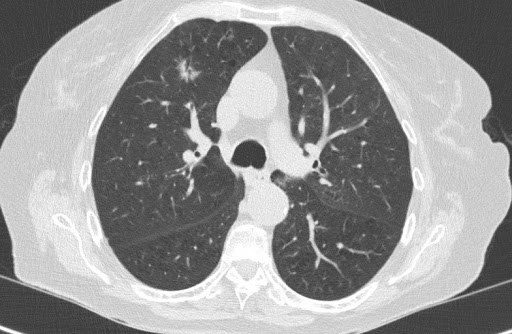
#> input picture Chapter 03. Edge detection/images/medical_3.jpg, 512 x 334 px
$ jupyter execute --allow-errors '3.2 Operators based on second derivative & Canny algorithm.ipynb'   (older library calls are emulated)
#> lines starting #> are read from the running program, lines starting #| are printed output that depends on the picture
# 3.2 Operators based on second derivative

In the previous notebooks we saw how to detect edges by looking at the gradient  image (first-derivative), but it is also possible to do that by analyzing the output of operators based on the second-derivative!

As you may remember, first derivative operators try to detect edges by looking for high magnitude values of such derivatives. The figure below shows a one-dimensional continuous function $f(x)$ in (a) and its first derivative in (b), where we can see that the point corresponding to the highest intensity difference reaches a maximum value:

<center><br /><br /></center>

The third figure (c) shows its second derivative, so we can check how such a value corresponds to... **a zero crossing!** That is, a second derivative yields a zero-crossing at points where the gradient presents a maximum, so we could detect edges looking for those crossings.

Unfortunately, things get a little tricky when moving to a 2D space (like images). Why? because depending on the orientation of the edge, this zero-crossing may go almost unnoticed (see, for example, d):

<center><br /><br /></center>

In this notebook we are going two explore two methods that face such issue and detect edges using the second derivative. These are:

- **Laplacian operator** (<a href="#321">Section 3.2.1</a>)
- **LoG operator** (<a href="#322">Section 3.2.2</a>)

Additionally, we will also take a look at a widely used algorithm that is a combination of different techniques: the **Canny algorithm** (<a href="#323">Section 3.2.3</a>).

## Problem context - Edge detection for medical images

Unfortunately, you were not accepted (yet!) by the researching team at *Hospital Clínico* because the obtained results in the previous notebook were not as good as expected. Anyway, they have shown you the algorithms that they are currently using so you can learn for future opportunities. Let's have a look!

<center></center>

[cell 1]
import numpy as np
from scipy import signal
import cv2
import matplotlib.pyplot as plt
import matplotlib
from ipywidgets import interact, fixed, widgets
from mpl_toolkits.mplot3d import Axes3D

matplotlib.rcParams['figure.figsize'] = (15.0, 15.0)

images_path = './images/'

## 3.2.1 Laplacian operator <a id=321></a>

To face the previously posed issue about unnoticed edges due to the derivate orientation, the idea behind the Laplacian operator is to combine second derivatives in perpendicular directions. Thus, it is defined as:

$$
\nabla^2 f(i,j) =
\frac{\partial^2}{\partial x^2}f(i,j) +
\frac{\partial^2}{\partial y^2}f(i,j)
$$

Note that, by definition, **it returns a scalar**, not a vector as in the gradient case. Indeed, the Laplacian is the trace of the *Hessian matrix*, which fully characterizes the second derivative of a function:

$$
H(f) =
\begin{bmatrix}
\frac{\partial f^2}{\partial x^2} & \frac{\partial}{\partial x}\frac{\partial f}{\partial y} \\
\frac{\partial f}{\partial y}\frac{\partial f}{\partial x} & \frac{\partial f^2}{\partial y^2}
\end{bmatrix}
$$

Compared with the first derivative-based edge detectors such as the Sobel operator, the Laplacian operator have a number of advantages:

- it is a linear operator,
- invariant to image orientation, and
- precise when localizing edges.

### Implementation
Now that we know the theory, let's have a look at how the Laplacian operator is implemented:

1. We start by considering first derivatives (OpenCV uses Sobel, but any alternative is valid): $\\[5pt]$

$$\frac{\partial f(x,y)}{\partial x} = f_x(x,y) \approx G_R(i,j) = f(i+1,j) - f(i,j) \\[5pt]$$

$$\frac{\partial f(x,y)}{\partial y} = f_x(x,y) \approx G_C(i,j) = f(i,j+1) - f(i,j) \\[5pt]$$

2. Then, take second derivatives using the previous definitions:

$$g = \frac{\partial f^2}{\partial x^2} = f_{xx}(x,y) \approx G_R(i,j) - G_R(i-1,j) = f(i+1,j) - 2f(i,j) + f(i-1,j) \\[5pt]$$

$$h = \frac{\partial f^2}{\partial y^2} = f_{yy}(x,y) \approx G_C(i,j) - G_C(i-1,j) = f(i,j+1) - 2f(i,j) + f(i,j-1) \\[10pt]$$

3. Finally, implement it as a convolution with a certain kernel, so $L[F(i,j)] = F(i,j) \otimes L(i,j)$. This would lead to the operation $L[F(i,j)] = (F(i,j) \otimes g) + (F(i,j) \otimes h)$, but thanks to the distributive property of convolution:$\\[10pt]$
$$\underbrace{f \otimes (g + h)}_{\text{One convolution}}
=
\underbrace{(f \otimes g) + (f \otimes h)}_{\text{Two convolutions}}\\[10pt]$$
We can obtain a kernel that carries out both convolutions at once!:

<div style="margin: 0 auto; text-align: center; display: table;">
<div>
    <p><center>g</center></p>
    <table style = "display: table-cell; vertical-align: middle;">
	<tbody>
		<tr>
			<td style="border: 1px solid;">0</td>
			<td style="border: 1px solid;">0</td>
			<td style="border: 1px solid;">0</td>
		</tr>
		<tr>
			<td style="border: 1px solid;">1</td>
			<td style="border: 1px solid;" bgcolor="#81F7F3">-2</td>
			<td style="border: 1px solid;">1</td>
		</tr>
		<tr>
			<td style="border: 1px solid;">0</td>
			<td style="border: 1px solid;">0</td>
			<td style="border: 1px solid;">0</td>
		</tr>
	</tbody>
    </table>
</div>

<div style = "padding: 10px; display: table-cell; vertical-align: middle;"> $+$ </div>
<div>
    <p><center>h</center></p>
    <table style = "display: table-cell; vertical-align: middle;">
    <tbody>
        <tr>
            <td style="border: 1px solid;">0</td>
            <td style="border: 1px solid;">1</td>
            <td style="border: 1px solid;">0</td>
        </tr>
        <tr>
            <td style="border: 1px solid;">0</td>
            <td style="border: 1px solid;" bgcolor="#81F7F3">-2</td>
            <td style="border: 1px solid;">0</td>
        </tr>
        <tr>
            <td style="border: 1px solid;">0</td>
            <td style="border: 1px solid;">1</td>
            <td style="border: 1px solid;">0</td>
        </tr>
    </tbody>
    </table>
</div>

<div style = "padding: 10px; display: table-cell; vertical-align: middle;"> = </div>
<div>
    <p><center>g+h=L</center></p>
    <table style = "display: table-cell; vertical-align: middle;">
	<tbody>
		<tr>
			<td style="border: 1px solid;">0</td>
			<td style="border: 1px solid;">1</td>
			<td style="border: 1px solid;">0</td>
		</tr>
		<tr>
			<td style="border: 1px solid;">1</td>
			<td style="border: 1px solid;" bgcolor="#81F7F3">-4</td>
			<td style="border: 1px solid;">1</td>
		</tr>
		<tr>
			<td style="border: 1px solid;">0</td>
			<td style="border: 1px solid;">1</td>
			<td style="border: 1px solid;">0</td>
		</tr>
	</tbody>
    </table>
</div>

</div>

### Zero-crossing

Note that the result of applying the Laplacian operator is not directly an edges image, but a second-derivative image. Recall that in the case of operators based on the first derivative we had to combine the two images returned by the gradient operator, and then apply a threshold to select edges. In this case, **it is needed an algorithm to detect zero-crossings** in the second-derivative (Laplacian) image in order to return a binary image of edges.

An example of a simple zero-crossing algorithm could be:

1. Select a small positive number $th$ (threshold).
2. A pixel is labelled as an edge if in the Laplacian image:
    - its value is smaller than $-th$ and at least one of its neighbours is bigger that $th$, or
    - its value is bigger than $th$ and at least one of its neighbours is smaller than $-th$.

**Advantages:**
- Zero crossing produces a closed (or almost closed) contour, and
- it provides edges of 1-pixel width!

**Limitations**
- Unfortunately, the Laplacian operator is very sensitive to noise, resulting in a poor edge detection. Solution: If the image is blurred using a Gaussian filter before applying the Laplace operator, we can partially solve the noise problem. If this is done, the resultant o is called **LoG (Laplacian of Gaussian)**.

## 3.2.2 LoG operator <a id=322></a>

So, the LoG operator first smoothes the image, and then applies the Laplacian operator (or viceversa, it's conmutative!). Considering the convolution properties:

$$
\nabla^2[f(x,y)\otimes g_\sigma(x,y)]
=
f(x,y) \otimes \nabla^2[g_\sigma(x,y)]
= f(x,y) \otimes LoG_\sigma(x,y)
$$

LoG is an isotropic operator, that is, it keeps radial symmetry. In this way, it is assumed that the covariance in both image dimensions is the same! Mathematically it is expressed as:

$$LoG_\sigma (x,y) =
\frac{1}{\pi \sigma^4}
\left[ \frac{x^2+y^2}{2 \sigma^2} -1 \right] \exp^{-\frac{x^2+y^2}{2 \sigma^2}}
=
\frac{1}{\pi \sigma^4}
\left[ \frac{r^2}{2 \sigma^2} -1 \right] \exp^{-\frac{r^2}{2 \sigma^2}}
= LoG_\sigma(r^2)
$$

**Let's print the LoG operator!**

[cell 2]
# Gauss filter
v = np.arange(-5,5,0.1)
X, Y = np.meshgrid(v,v)
covar = np.array([[2, 0],[0, 2]]) ## Assuming no correlation between X and Y
gauss_filter = np.exp(-0.5*(X**2/covar[0][0]+Y**2/covar[1][1]))

# Laplace filter
laplace_filter = np.array(([[0,1,0],[1,-4,1],[0,1,0]]), dtype="float")

# LoG operator
LoG = cv2.filter2D(gauss_filter, -1, laplace_filter)

# Plot it!
fig = plt.figure()
ax = plt.axes(projection='3d')
ax.plot_surface(X,Y,LoG,cmap='summer', edgecolor='none');
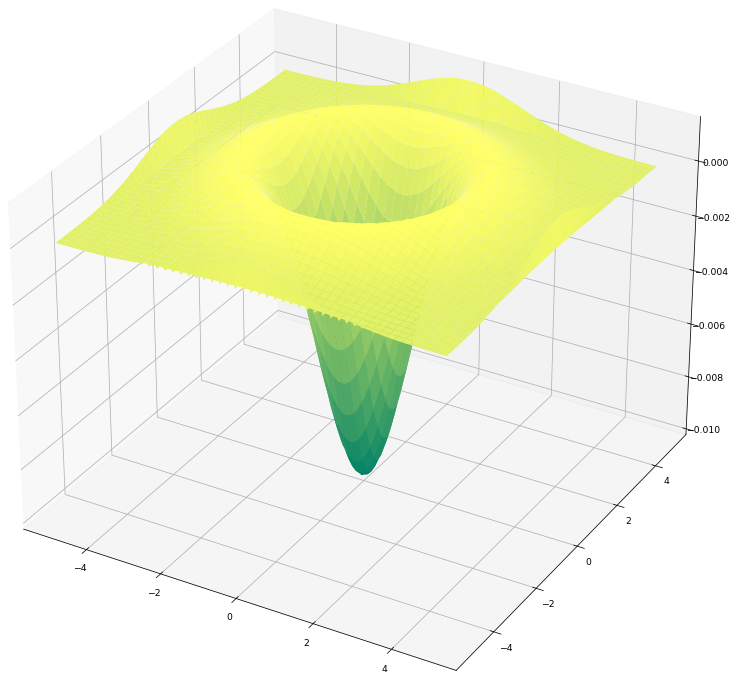
#> figure drawn by matplotlib, 1 panel

As a side note, the LoG operator is not separable. However, it can be implemented as **DoG (Difference of Gaussians)**, a sum of separable operators, reducing its complexity from $O(N^2)$ to $O(4N)$. The DoG is defined as:

$$
DoG_{\sigma_1\sigma_2}(x,y) =
g_{\sigma_1}(x,y) - g_{\sigma_2}(x,y) =
g_{\sigma_1}(x)g_{\sigma_1}(y) - g_{\sigma_2}(x) g_{\sigma_2}(y)
$$

Giving the ratio $\sigma_1 / \sigma_2 = 1.6$ the best approximation of LoG. This complexity reduction approach is employed, for example, in the popular SIFT keypoint detector, as we will see in following notebooks.

### Limitations

- It is computationally costly,
- it doesn't provide any information about edge orientations,
- the output contains negative and non-integer values, so for display purposes the image should be normalized to the range 0-255,
- it is needed a zero-crossing method, and
- it tends to round object corners (more heavily as $\sigma$ grows).

### Experiencing Laplacian and LoG operators

Now that we are almost experts in the Laplacian and LoG operators, let's play a bit with them!

### **<span style="color:green"><b><i>ASSIGNMENT 1a: Applying Gaussian smoothing</i></b></span>**

First, complete the function `gaussian_smoothing()` that:
1. blurs an image using a Gaussian filter, then
2. normalizes it to leverage the full range of values $[0, \dots, 255]$ (this is just a way to process the image in order to increase its contrast), and
3. finally returns the resulting image.

Interesting functions:
- For normalization you can use [`cv2.normalize()`](https://docs.opencv.org/3.4/d2/de8/group__core__array.html#ga87eef7ee3970f86906d69a92cbf064bd).

[cell 3]
# ASSIGNMENT 1a
# Implement a function that blurres an input image using a Gaussian filter and then normalizes it.
def gaussian_smoothing(image, sigma, w_kernel):
    """ Blur and normalize input image.

        Args:
            image: Input image to be binarized
            sigma: Standard deviation of the Gaussian distribution
            w_kernel: Kernel aperture size

        Returns:
            smoothed_norm: Blurred image
    """
    # Write your code here!

    # Define 1D kernel
    s=sigma
    w=w_kernel
    kernel_1D = np.array([1/(s * np.sqrt(2*np.pi)) * np.exp(-z**2 / (2*s**2)) for z in range(-w,w+1)])

    # Apply distributive property of convolution
    vertical_kernel = kernel_1D.reshape(2*w+1,1)
    horizontal_kernel = kernel_1D.reshape(1,2*w+1)
    gaussian_kernel_2D = signal.convolve2d(vertical_kernel, horizontal_kernel)

    # Blur image
    smoothed_img = cv2.filter2D(image,cv2.CV_8U,gaussian_kernel_2D)

    # Normalize to [0 254] values
    smoothed_norm = np.array(image.shape)
    smoothed_norm = cv2.normalize(smoothed_img, None, 0, 255, cv2.NORM_MINMAX) # Leave the second argument as None

    return smoothed_norm

### **<span style="color:green"><b><i>ASSIGNMENT 1b: Detecting edges with Laplacian and LoG</i></b></span>**

Now, we are going to see the differences between the Laplacian and LoG operators. For that complete the `laplace_testing()` function which:

1. applies the Laplacian operator to the input image and
2. to a blurred version of the input image (use the previously implemented function `gaussian_smoothing()` to smooth it). Notice that applying the Laplacian operator after smoothing the image is equivalent to applying the LoG operator.
3. Finally displays both images along with the original one in a 1x3 plot.

This function uses as inputs:
- an image to be processed,
- the size of the Laplacian filter (should be odd), and
- the parameters of the Gaussian filter.

Note that it would possible to reduce the computation time by precomputing LoG (as commented above). This is convolving the Laplacian and Gaussian filters instead of applying them separately.

Interesting functions:
- OpenCV defines the Laplace operator as [cv2.Laplacian()](https://docs.opencv.org/3.4/d5/db5/tutorial_laplace_operator.html).

[cell 4]
# ASSIGNMENT 1b
# Implement a function that applies the Laplacian operator to the input image and to a blurred version of it.
# Display a 1x3 plot with the original image and the two resulting edge images.
# Inputs: image, size of the Laplacian kernel, sigma and size of the Gaussian kernel
def laplace_testing(image, size_Laplacian, sigma, w_gaussian):
    """ Apply Laplacian and Log operators to an image.

        Args:
            image: Input image to be binarized
            size_Laplacian: size of Laplacian kernel (odd)
            sigma: Standard deviation of the Gaussian distribution
            w_gaussian: Gaussian kernel aperture size
    """
    # Write your code here!

    # Blur image
    blurred_img = gaussian_smoothing(image, sigma, w_gaussian)

    # Apply Laplacian to the original image
    laplacian = cv2.Laplacian(image, cv2.CV_16S, ksize=size_Laplacian)

    # Aplay Laplacian to the blurred image
    laplacian_blurred = cv2.Laplacian(blurred_img, cv2.CV_16S, ksize=size_Laplacian)

    # Show initial image
    plt.subplot(131)
    plt.imshow(image, cmap='gray')
    plt.title('Original image')

    # Show laplacian
    plt.subplot(132)
    plt.imshow(laplacian, cmap='gray')
    plt.title('Laplacian without blurring')

    # Show LoG
    plt.subplot(133)
    plt.imshow(laplacian_blurred, cmap='gray')
    plt.title('Laplacian blurred (LoG)')

It is time to try this method to our medical images and play with interactive parameters.$\\[5pt]$

[cell 5]
# Read an image
image = cv2.imread(images_path + 'medical_3.jpg', 0)
#> image is the input picture: shape (334, 512); min 49, max 255, mean 151.1
#> the sliders are set to image = <module 'ipywidgets.fixed_' fr, size_Laplacian = 4, sigma = 2.0, w_gaussian = 2, threshold = 127

# Interact with the parameters!
#> (the rest of this cell did not finish here and is left out)

### <font color="blue"><b><i>Thinking about it (1)</i></b></font>

Now, **answer the following questions**:

- Could be the Laplacian applied without a previous blurring? Does this have any drawback?

    <p style="margin: 4px 0px 6px 5px; color:blue"><i>We can observe a lot of noise and artifacts in the "Laplacian without blurrin" figure, so I'd advise against using it without a previous blurring. It can be done, but it shouldn't.</i></p>

- Are the images obtained in the previous function *edge images*?

    <p style="margin: 4px 0px 0px 5px; color:blue"><i>Not quite, it's just the second derivative of the image.</i></p>

- If not, what would be needed for obtaining the edges from those images?

    <p style="margin: 4px 0px 0px 5px; color:blue"><i>We should find the zero-crossing to identify the edges.</i></p>

## 3.2.3 The Canny algorithm <a id=323></a>

The Canny edge detector<sup>[[1]](#cite1)</sup> is an algorithm that combines a number of techniques:
- the DroG operator,
- non-maxima suppression, and
- hysteresis.

It was designed to be a good detector, yield a good localization, and to provide a single response!

This algorithm consists of the following steps:

1. **Noise filtering and gradient image**. Apply the DroG operator to reduce noise and obtain a gradient image.$\\[5pt]$

2. **Non-maximum suppression**. This removes pixels that are not considered to be part of an edge. Typically, the gradient image obtained after using DroG presents thick edges. The idea is to keep only those pixels that are maximum within their neighborhood in the direction of the gradient, suppressing the rest of them. Hence, only thin lines (candidate edges) will remain. For that:

     - We consider 4 main directions or *angular sectors*: $[0,45]$, $[45,90]$, $[90,135]$, $[135,180]$. The gradient angle $\theta[i,j]$ is approximated by where it lays.
     - A 3x3 filter is moved over the gradient image $G[i,j]$ at each pixel, and it suppresses the edge strength of the center pixel (for example by setting its value to 0) if its magnitude is not greater than the magnitude of the two neighbors in the gradient direction. This way we have a single response at each edge.

<center></center>

3. **Hysteresis**: The final step, for which the Canny algorithm uses two thresholds (upper and lower) to determine edge pixels:

    - If the grey level of a candidate pixel of the gradient image is higher than the upper threshold, the pixel is accepted as an edge.
    - If the grey level of a candidate pixel of the gradient image is below the lower threshold, then it is rejected.
    - If the grey level of a candidate pixel of the gradient image is between the two thresholds, then it will be accepted only if it is connected to a pixel that is above the upper threshold and rejected otherwise.


This algorithm can be executed repeatedly with different levels of smoothing (changing the sigma of the DroG operator). Different sigmas produce edges at different spatial features.

### **<span style="color:green"><b><i>ASSIGNMENT 2: The enormously popular Canny algorithm</i></b></span>**

Complete `canny_testing()`, which applies the Canny algorithm. Note that OpenCV Canny's implementation does not apply Gaussian smoothing, but directly applies Sobel. This gives to us the opportunity to:

1. check the performance of this technique by considering the initial image and a smoothed version of it. *Note: use our popular `gaussian_smoothing()` function for blurring the image*
2. After this, display both resulting images along the original one.

This function takes as arguments:
- an image,
- both lower and upper Canny thresholds, and
- the parameters of the Gaussian filter.

Interesting functions:
- OpenCV implements the Canny algorithm in [cv2.Canny()](https://docs.opencv.org/2.4/modules/imgproc/doc/feature_detection.html?highlight=canny).

[cell 6]
# ASSIGNMENT 2
# Implement a function that applies the Canny operator to an input image and to a blurred version of it.
# Display a 1x3 plot with the original image and the two resulting edge images.
# Inputs: image, size of the Laplacian kernel, sigma and size of the Gaussian kernel
def canny_testing(image, lower_threshold, upper_threshold, sigma, w_gaussian):
    """ Apply Canny algorithm to an image.

        Args:
            image: Input image to be binarized
            lower_threshold: bottom value for hysteresis
            upper_threshold: top value for hysteresis
            sigma: Standard deviation of the Gaussian distribution
            w_gaussian: Gaussian kernel aperture size
    """

    # Smooth image
    blurred_img = gaussian_smoothing(image,sigma,w_gaussian)

    # Apply Canny to original image
    canny = cv2.Canny(image,lower_threshold,upper_threshold)

    # Apply Canny to blurred image
    canny_blurred = cv2.Canny(blurred_img,lower_threshold,upper_threshold)

    # Show initial image
    plt.subplot(131)
    plt.imshow(image, cmap='gray')
    plt.title('Original image')

    # Show Canny without blurring
    plt.subplot(132)
    plt.imshow(canny, cmap='gray')
    plt.title('Canny without smoothing')

    # Show Canny with blurring
    plt.subplot(133)
    plt.imshow(canny_blurred, cmap='gray')
    plt.title('Canny smoothed')

Among the multiple parameters of this algorithm, it is interesting to check its performance with different levels of smoothing (changing the sigma of the DroG operator). As commented, different sigma produces edges at different spatial features. **Try the effect of this and other parameters** playing with the interactive parameters in the following code cell. You can also try with your own images.

[cell 7]
# Read an image
image = cv2.imread(images_path + 'medical_2.jpg', 0)
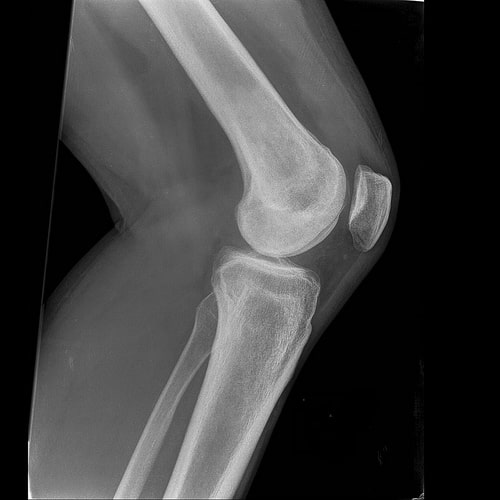
#> input picture Chapter 03. Edge detection/images/medical_2.jpg, 500 x 500 px
#> image is the input picture: shape (500, 500); min 0, max 255, mean 61.8
#> the sliders are set to image = <module 'ipywidgets.fixed_' fr, lower_threshold = 130, upper_threshold = 130, sigma = 2.0, w_gaussian = 2

# Interact with the parameters
#> (the rest of this cell did not finish here and is left out)
